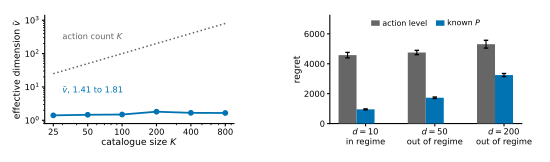

This chart was generated by the following Python code:
"""Figure 7: the funnel environment.

Left panel: the effective dimension stays near two while the catalogue grows thirty-twofold, so
"many actions resolved by few states" is a property of the catalogue structure rather than of a
chosen K.  Right panel: the three arms against delay, with the condition vbar*(d+1)*log K <= K+d
marked, which holds only at the shortest delay because the analysed variant charges the delay
multiplicatively.

Sizing.  Saved WITHOUT bbox_inches="tight" so the on-page scale is exactly 1.0 at \\textwidth.
"""
import numpy as np
import matplotlib
matplotlib.use("Agg")
import matplotlib.pyplot as plt
from matplotlib.ticker import NullFormatter, ScalarFormatter

from pathlib import Path as _Path
_CODE = _Path(__file__).resolve().parent.parent.parent / "code"

V = np.load(_CODE / "funnel_vbar_scaling.npz")
F = np.load(_CODE / "funnel.npz")

FIG_W, FIG_H = 5.5, 1.62
fig = plt.figure(figsize=(FIG_W, FIG_H))
axL = fig.add_axes([0.080, 0.235, 0.345, 0.670])
axR = fig.add_axes([0.600, 0.235, 0.350, 0.670])

# ---- left: vbar against catalogue size
axL.plot(V["K"], V["K"], ":", color="#666666", lw=1.1, zorder=2)
axL.plot(V["K"], V["vbar"], "o-", color="#0173B2", ms=3.2, lw=1.3, zorder=4)
axL.set_xscale("log"); axL.set_yscale("log")
axL.set_xticks(list(V["K"])); axL.xaxis.set_major_formatter(ScalarFormatter())
axL.xaxis.set_minor_formatter(NullFormatter())
axL.set_ylim(0.8, 1400)
axL.set_xlabel("catalogue size $K$", fontsize=6.6, labelpad=0.8)
axL.set_ylabel(r"effective dimension $\bar v$", fontsize=6.6, labelpad=1.5)
axL.tick_params(labelsize=6.0, length=2, pad=1.5, which="major")
axL.tick_params(length=1.2, which="minor")
axL.text(30, 260, "action count $K$", fontsize=6.0, color="#666666")
axL.text(30, 6.5, r"$\bar v$, %s to %s"
         % (f"{V['vbar'].min():.2f}", f"{V['vbar'].max():.2f}"),
         fontsize=6.0, color="#0173B2")
for sp in ("top", "right"):
    axL.spines[sp].set_visible(False)

# ---- right: the three arms against delay
d = F["d"]
w = 0.26
idx = np.arange(len(d))
for k, (key, lab, colour) in enumerate((("action", "action level", "#666666"),
                                        ("state", "known $P$", "#0173B2"))):
    axR.bar(idx + (k - 1) * w, F[key], w, yerr=F[key + "_se"], color=colour, label=lab,
            error_kw=dict(elinewidth=0.8, capsize=1.6), zorder=3)
axR.set_xticks(idx)
axR.set_xticklabels([f"$d={int(x)}$\n{'in regime' if l <= r else 'out of regime'}"
                     for x, l, r in zip(d, F["lhs"], F["rhs"])], fontsize=5.6)
axR.set_ylabel("regret", fontsize=6.6, labelpad=1.5)
axR.tick_params(labelsize=6.0, length=2, pad=1.5)
# the stacked legend sat on top of the tallest bar; give the axis headroom and lay it
# out in one row above the bars instead
_top = max(float((F[k] + F[k + "_se"]).max()) for k in ("action", "state"))
axR.set_ylim(0, _top * 1.30)
axR.legend(fontsize=5.6, frameon=False, loc="upper center", ncol=3, handletextpad=0.35,
           borderaxespad=0.1, columnspacing=1.1, handlelength=1.1)
for sp in ("top", "right"):
    axR.spines[sp].set_visible(False)

assert axL.get_position().y0 >= 0.20, "x labels need room"
fig.savefig("fig7.pdf")
gain = 100 * (F["action"] - F["state"]) / F["action"]
print(f"wrote fig7.pdf | vbar {V['vbar'].min():.2f}-{V['vbar'].max():.2f} across K "
      f"{int(V['K'].min())}-{int(V['K'].max())}; gains {gain.min():.1f}-{gain.max():.1f}%")
